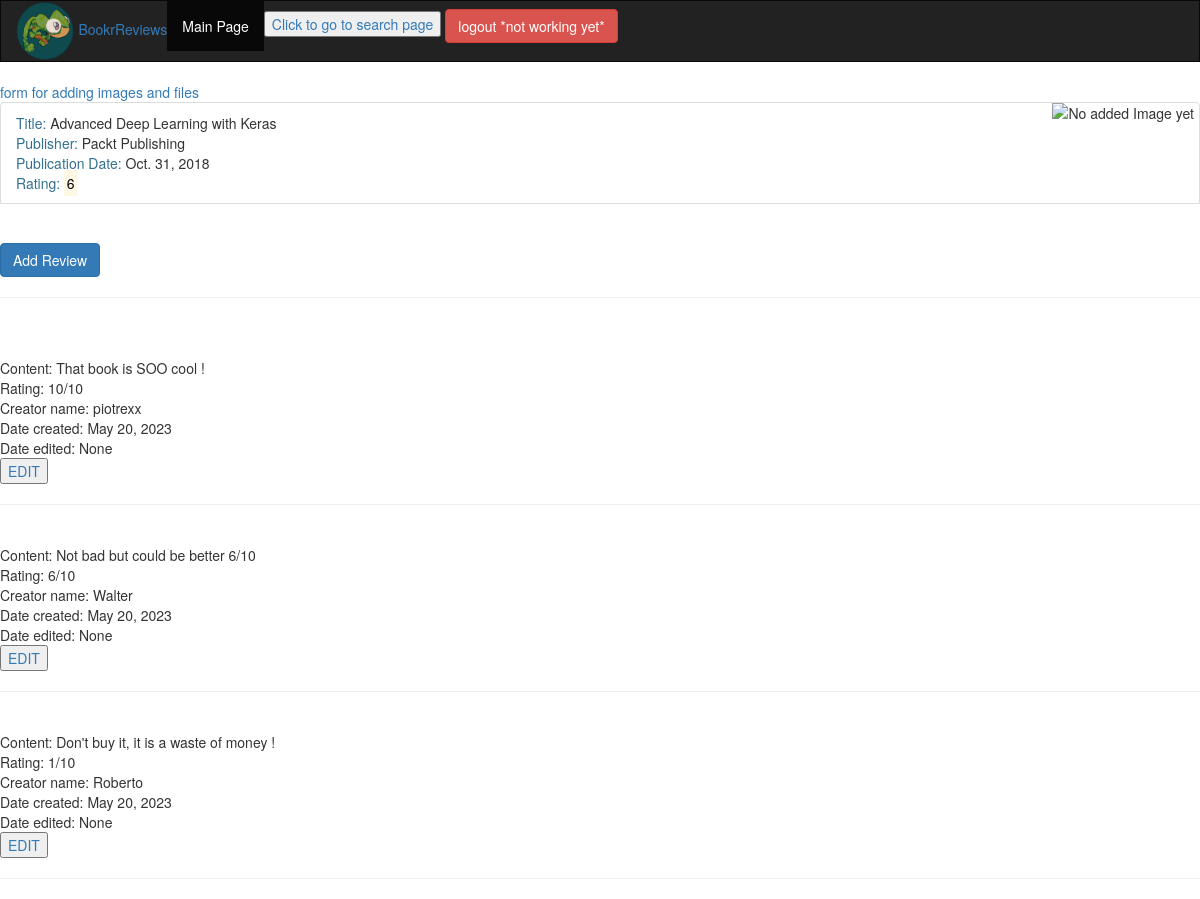
Before: /books/1/ with the older database file.
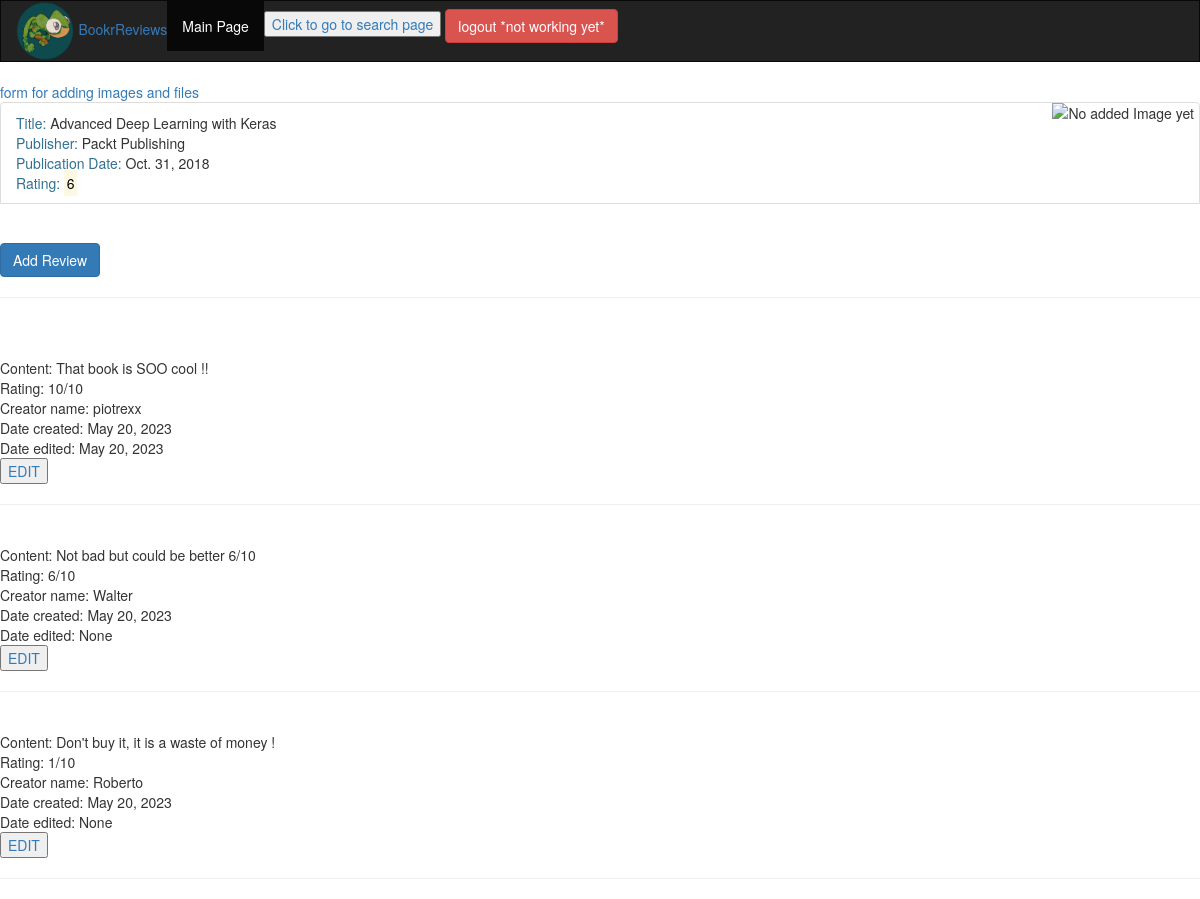
After: the same page with the newer database file.
### myapp/models.py (models this page shows)
class Review(models.Model):
    content = models.TextField(help_text="tekst recenzji", max_length=100)
    rating = models.IntegerField(help_text="ocena użytkownika od 0 do 10") #,validators=[MaxValueValidator(10), MinValueValidator(0)]
    date_created = models.DateField(auto_now_add=True, help_text="Data i czas powstania recenzji")
    date_edited = models.DateField(null=True, help_text="Data i czas ostatniej edycji recenzji")
    creator = models.ForeignKey(auth.get_user_model(), on_delete=models.CASCADE)
    book = models.ForeignKey(Book, on_delete=models.CASCADE, help_text="Recenzowana książka")

### myapp/views.py (the view)
# urls.py: path('books/<int:id>/', views.detail, name="Detail"),
def detail(request, id):
    id = get_object_or_404(Book, id=id) # jeżeli takie id istnieje to wtedy wzraca wartość (id=id) albo wywala 404
    reviews = Review.objects.all() # pobiera wszystkie recenzje
    rev_list = []
    books = Book.objects.all()
    a = 1
    for book in books:
        if book == id:
            a = book.pk
            break
        else:
            continue
    try:
        instance = MediaModel.objects.get(id=a+28)
        url = instance.image_upload.url
    except:
        instance = None
        url = None
    if reviews: # jeżeli cokolwiek jest w recenzjach
        no = ""
        number_of_reviews = len(reviews)
        book_rating = average_rating([review.rating for review in reviews])
        for review in reviews: # pętla która zapętla się po arrayu recenzji
            id_of_review = Review.objects.filter(book_id=id) # id recenzji książki to liczba i (czyli liczba powtórzeń)
            if id_of_review == id: # jeżeli id recenzji książki równa się id książki
                content = Review.objects.get(content=review)
            else:
                content =""
            rev_list.append({
                'review': review,
                'number_of_reviews': number_of_reviews,
                "content":content
            })
    else:
        book_rating = None
        no = "There is no reviews yet !"
        content = ""
        review = None
    return render(request, 'details.html', {"url":url,'no': no, 'book':book, 'content': content, 'book_rating': book_rating, "review": review, 'rev_list':rev_list})

### myapp/models.py (called while the page is built)
    def __str__(self):
        return self.name

### myapp/utils.py (called while the page is built)
def average_rating(rating_list):
    if not rating_list:
        return 0
    return round(sum(rating_list) / len(rating_list))

### myapp/templates/details.html (shortened to what this page needs)
<!DOCTYPE html>
<html lang="en">
<head>
</head>
<body>
    {%extends 'base.html'%}
    {%block content%}
    <a href="media_form">form for adding images and files</a>
    <ul class="list-group">
        <li class="list-group-item">
            <span class="text-info">Title: </span><span>{{book.title}}</span>
            <br>
            <span class="text-info">Publisher: </span><span>{{book.publisher}}</span>
            <br>
            <span class="text-info">Publication Date: </span><span>{{book.publication_date}}</span> <img src="{{url}}" alt="No added Image yet " style="height: 300px; width: auto; position: absolute; right: 5px; top: 0;">
            <br>
            <span class="text-info">Rating: </span><span><mark>{{book_rating}}</mark></span>
        </li>
        <br>
    </ul>
    <a class="btn btn-primary" href="{% url 'review_create' book.pk %}">Add Review</a>
    <hr>
    <br>
    {% for item in rev_list %}
        {% if item.review.book == book %}
            <br>
            Content: {{item.review.content}}<br>
            Rating: {{item.review.rating}}/10<br>
            Creator name: {{item.review.creator}}<br>
            Date created: {{item.review.date_created}}<br>
            Date edited: {{item.review.date_edited}}<br>
            <a href="{% url 'review_edit' book.pk item.review.pk %}"><button>EDIT</button></a>
            <hr>
        {%endif%}
    {% endfor %}
    {% endblock %}

Changed rows visible on the page:
changed Review "piotrexx": review.content "That book is SOO cool !" → "That book is SOO cool !!"; review.date_edited "None" → "May 20, 2023"
